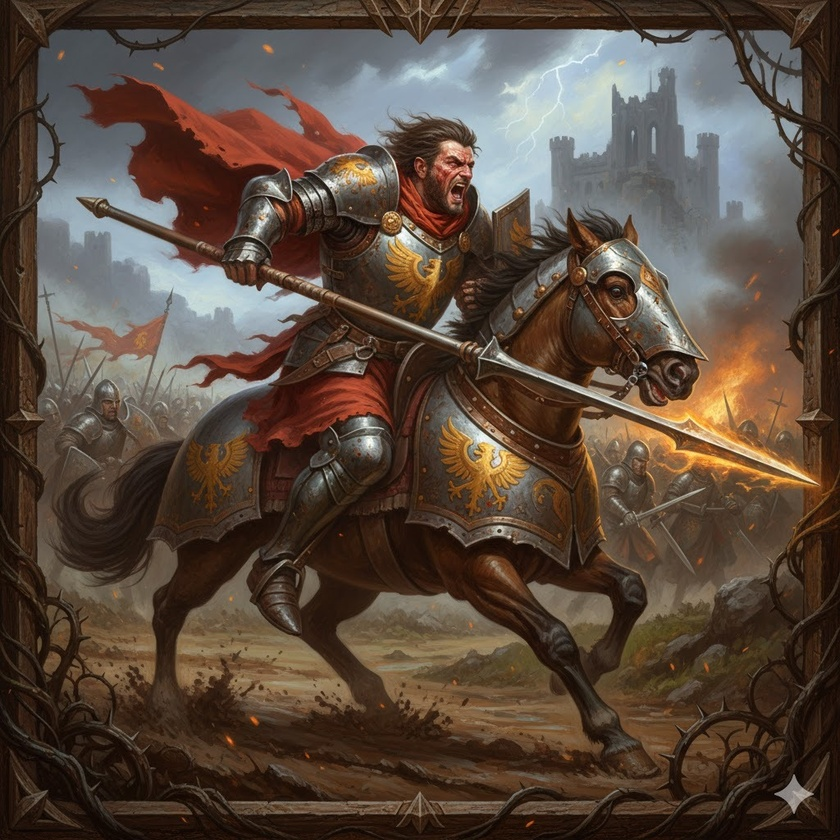
#> input picture public/images/abilities/backhand_strike.jpg, 840 x 840 px, shrunk from 1024 x 1024 before the run
$ python transparent_bg.py ../../../public/images/abilities/backhand_strike.jpg
#> lines starting #> are read from the running program, lines starting #| are printed output that depends on the picture; after the words box and inside, x2 and y2 are one past the last pixel; in counts of white or black regions, pixels touching at a corner belong together
#!/usr/bin/env python3
"""
Make white backgrounds transparent in images.

This script converts images with white backgrounds to PNG files with transparency.
It handles near-white pixels by using a threshold for better results.
Optionally fills non-transparent pixels with a solid color and smooths edges.
"""

import sys
import os
import argparse
from pathlib import Path

try:
    from PIL import Image, ImageFilter, ImageDraw
except ImportError:
    print("Installing required package: Pillow...")
    import subprocess
    subprocess.check_call([sys.executable, "-m", "pip", "install", "Pillow"])
    from PIL import Image, ImageFilter, ImageDraw


def parse_color(color_str: str) -> tuple:
    """Parse color string to RGB or RGBA tuple."""
    if color_str.startswith('#'):
        # Hex color - supports both RGB (#RRGGBB) and RGBA (#RRGGBBAA)
        color_str = color_str.lstrip('#')
        if len(color_str) == 6:
            # RGB
            return tuple(int(color_str[i:i+2], 16) for i in (0, 2, 4))
        elif len(color_str) == 8:
            # RGBA
            return tuple(int(color_str[i:i+2], 16) for i in (0, 2, 4, 6))
        else:
            raise ValueError(f"Invalid hex color length: #{color_str}")
    elif ',' in color_str:
        # RGB or RGBA format: "255,255,255" or "255,255,255,255"
        return tuple(int(x.strip()) for x in color_str.split(','))
    elif color_str.lower() == 'white':
        return (255, 255, 255)
    elif color_str.lower() == 'black':
        return (0, 0, 0)
    else:
        raise ValueError(f"Invalid color format: {color_str}")


def make_transparent(
    input_path: str,
    bg_color: str = "#FFFFFF",
    threshold: int = 30,
    fill_color: str = None,
    smooth_edges: int = 0,
    erode: int = 0
) -> str:
    """
    Convert background color to transparent in an image.
    Uses flood fill from edges to detect and remove background.

    Args:
        input_path: Path to the input image file
        bg_color: Background color to remove in hex format (e.g., "#FFFFFF", default: white)
        threshold: Color distance threshold for flood fill matching (0-255, default: 30)
        fill_color: Optional color to fill all non-transparent pixels (hex format or "white"/"black")
        smooth_edges: Kernel size for edge smoothing (0 = no smoothing, 2-5 recommended)
        erode: Number of erosion iterations to shrink the non-transparent area (0 = none, 1-3 recommended)

    Returns:
        Path to the output file

    Raises:
        FileNotFoundError: If input file doesn't exist
        ValueError: If input file is not a valid image
    """
#> called with bg_color = '#FFFFFF', threshold = 30, smooth_edges = 0, erode = 0
    # Validate input file
    input_path = Path(input_path)
    if not input_path.exists():
        raise FileNotFoundError(f"Input file not found: {input_path}")

    # Parse background color
    bg_rgb = parse_color(bg_color)[:3]  # Get RGB only (alpha not needed for comparison)

    # Parse fill color if provided
    fill_rgba = None
    if fill_color:
        fill_parsed = parse_color(fill_color)
        if len(fill_parsed) == 3:
            # RGB only - default to fully opaque
            fill_rgba = (*fill_parsed, 255)
        else:
            # RGBA provided
            fill_rgba = fill_parsed

    try:
        # Open and convert to RGBA
        img = Image.open(input_path)
#> img is the input picture: PIL image 840x840 RGB; mean R, G, B 89.1, 73, 61
        img = img.convert("RGBA")
#> img: PIL image 840x840 RGBA
    except Exception as e:
        raise ValueError(f"Failed to open image: {e}")

    # Use Pillow's built-in floodfill from edges
    # Create a copy to work with
    img_copy = img.copy()
    width, height = img.size
#> width = 840; height = 840

    # Flood fill from all four corners
    corners = [(0, 0), (width - 1, 0), (0, height - 1), (width - 1, height - 1)]
#> corners = [(0, 0), (839, 0), (0, 839), (839, 839)]

    for x, y in corners:
        try:
            ImageDraw.floodfill(img_copy, (x, y), (0, 0, 0, 0), thresh=threshold)
        except:
            pass  # Skip if corner is not background
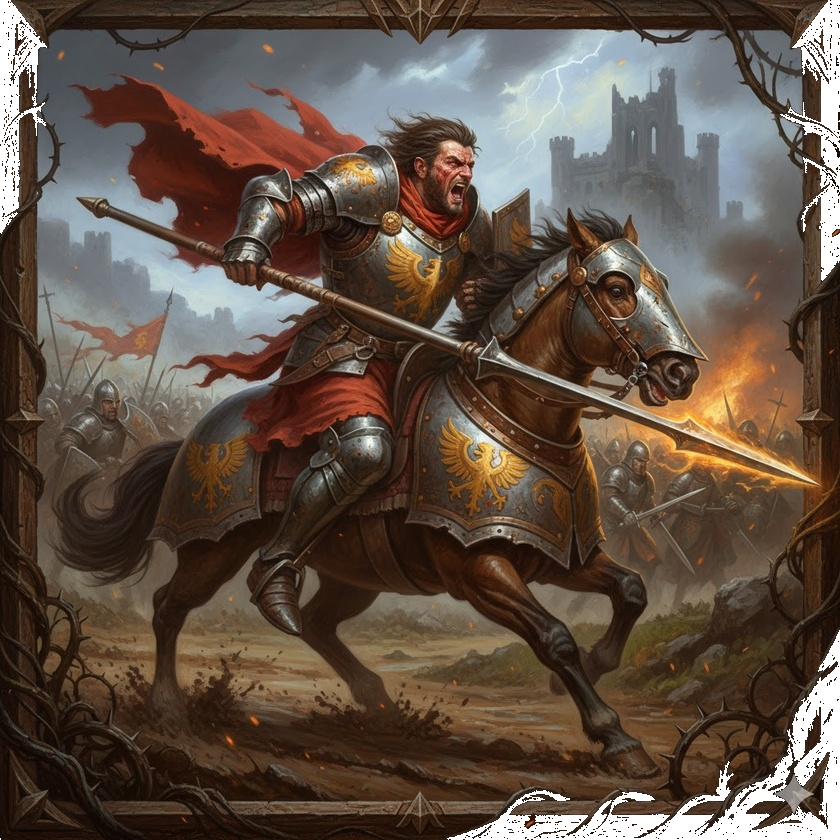
#> img_copy: PIL image 840x840 RGBA; mean R, G, B, A 87.9, 72.4, 60.6, 245.8; transparent parts drawn white

    # Extract alpha from flood filled image
    alpha = img_copy.split()[3]
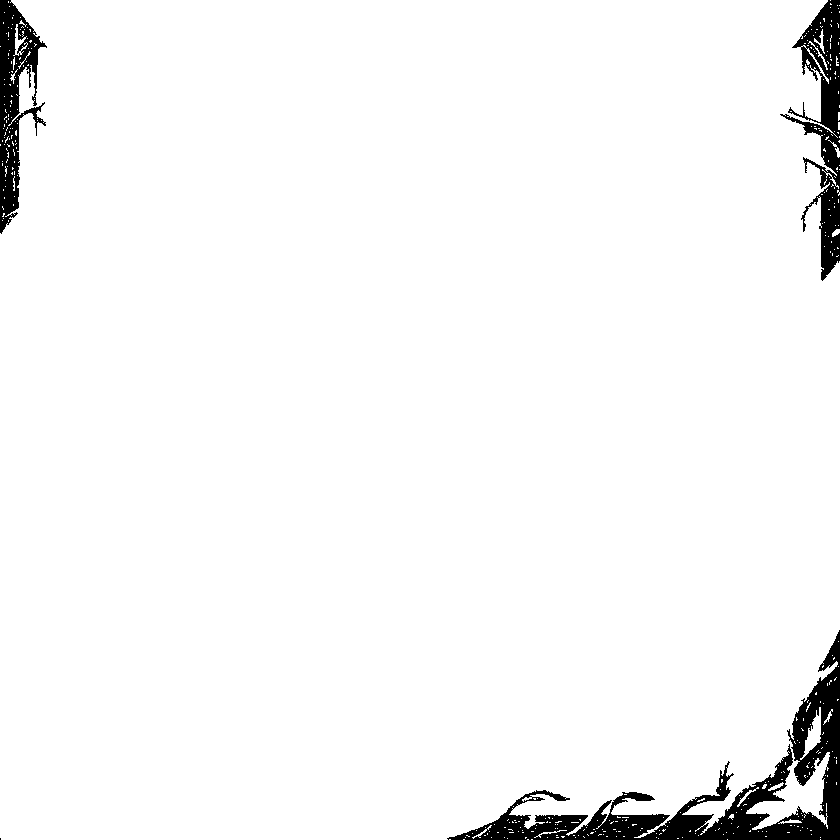
#> alpha: PIL image 840x840 L; 96.4% white; 4 black regions (1 under 20 px), largest, box (x1, y1, x2, y2) and area: (447, 630, 840, 840) 14882, (780, 0, 840, 281) 5864, (0, 0, 47, 234) 4823

    # Apply to original image with optional fill color
    if fill_rgba:
        data = img.getdata()
        alpha_data = alpha.getdata()
        new_data = []
        for i, item in enumerate(data):
            if alpha_data[i] > 0:  # Non-transparent in flood fill
                new_data.append(fill_rgba)
            else:
                new_data.append((0, 0, 0, 0))
        img.putdata(new_data)
    else:
        # Use the flood filled alpha channel
        img = img_copy

    # Extract alpha channel for processing
    alpha = img.split()[3]

    # Apply erosion if requested (shrinks the non-transparent area)
    if erode > 0:
        for _ in range(erode):
            alpha = alpha.filter(ImageFilter.MinFilter(3))

    # Apply edge smoothing if requested
    if smooth_edges > 0:
        # Apply Gaussian blur to alpha channel for smooth edges
        alpha = alpha.filter(ImageFilter.GaussianBlur(radius=smooth_edges))

    # Recombine channels with processed alpha
    r, g, b, _ = img.split()
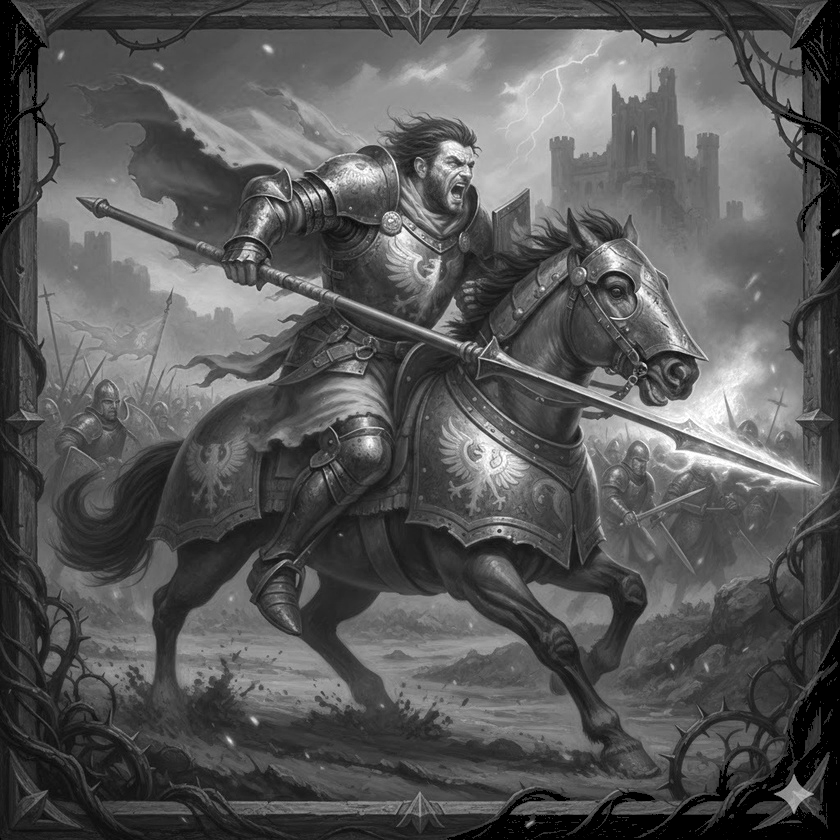
#> r: PIL image 840x840 L; min 0, max 255, mean 87.9
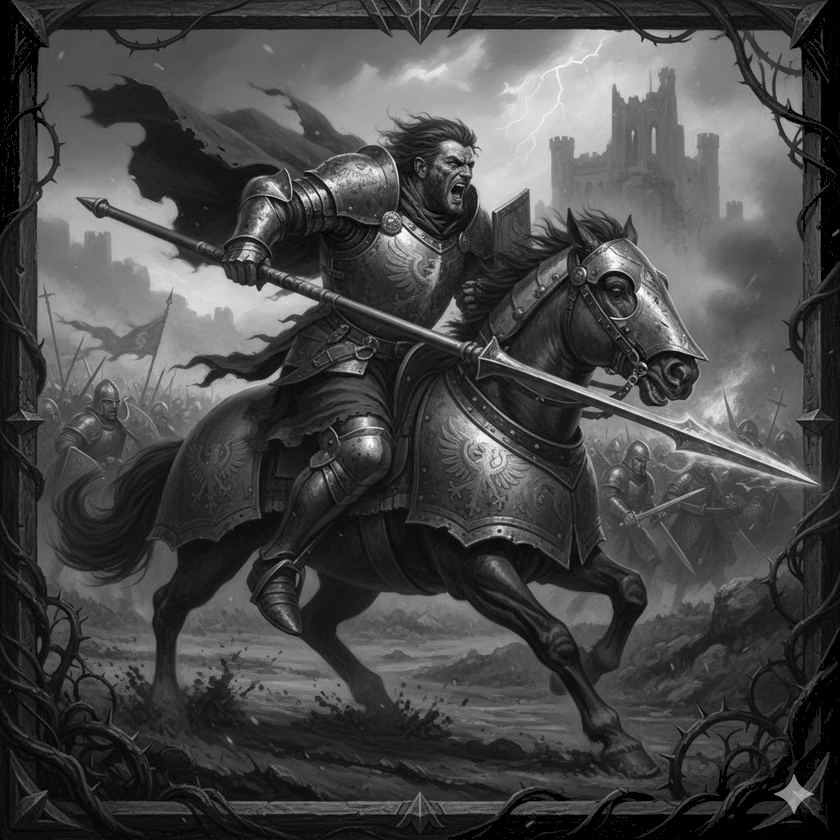
#> g: PIL image 840x840 L; min 0, max 255, mean 72.4
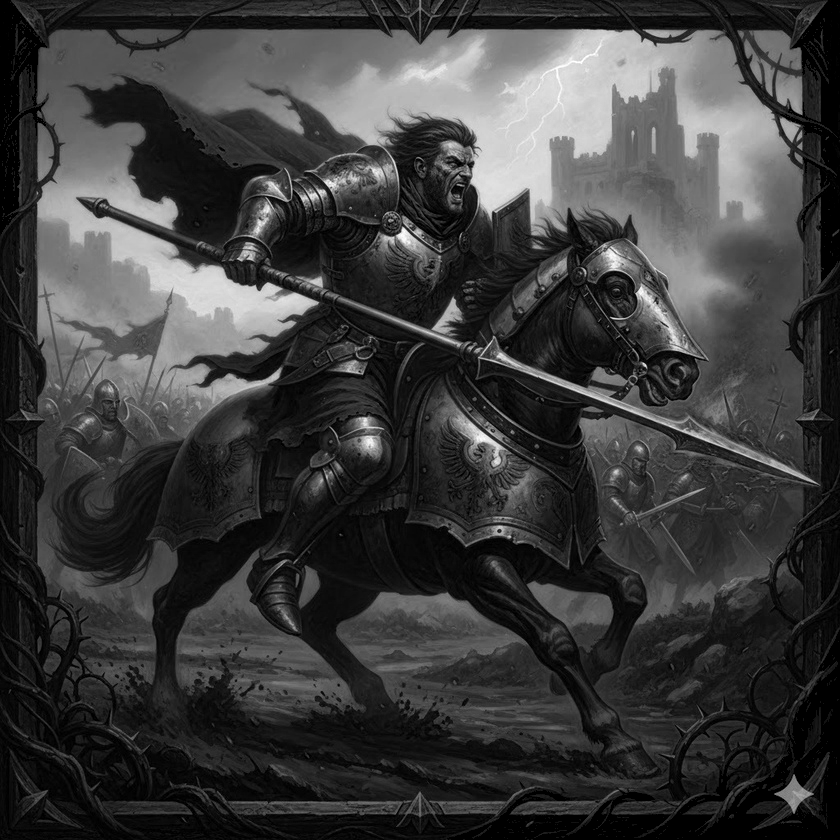
#> b: PIL image 840x840 L; min 0, max 255, mean 60.6
    img = Image.merge('RGBA', (r, g, b, alpha))

    # Generate output path
    output_path = input_path.parent / f"{input_path.stem}_transparent.png"

    # Save as PNG
    img.save(output_path, "PNG")

    return str(output_path)


def main():
    """Main entry point for the script."""
    parser = argparse.ArgumentParser(
        description='Make white backgrounds transparent in images',
        formatter_class=argparse.RawDescriptionHelpFormatter,
        epilog="""
Examples:
  # Basic usage - remove white background
  python transparent_bg.py image.jpg

  # Tighter tolerance for light-colored content
  python transparent_bg.py dragon.png --threshold 5 --erode 4 --smooth-edges 2

  # Remove blue background
  python transparent_bg.py image.jpg --bg-color "#0000FF" --threshold 10

  # Remove green screen
  python transparent_bg.py video.png --bg-color "#00FF00" --threshold 50

  # Fill foreground with white and smooth edges
  python transparent_bg.py icon.png --fill-color white --smooth-edges 2

  # Remove edge fringe with erosion
  python transparent_bg.py photo.jpg --threshold 10 --erode 3 --smooth-edges 2

  # Create watermark effect with semi-transparent fill
  python transparent_bg.py logo.png --fill-color "255,255,255,128" --threshold 5
        """
    )

    parser.add_argument('image_path', help='Path to the input image file')
    parser.add_argument(
        '-bg', '--bg-color',
        type=str,
        default='#FFFFFF',
        help='Background color to remove (e.g., "#FFFFFF", "white", "black", "#00FF00", default: #FFFFFF)'
    )
    parser.add_argument(
        '-t', '--threshold',
        type=int,
        default=30,
        help='Color distance threshold for background matching (0-255, default: 30)'
    )
    parser.add_argument(
        '-f', '--fill-color',
        type=str,
        help='Fill non-transparent pixels with this color (e.g., "white", "#FFFFFF", "255,255,255")'
    )
    parser.add_argument(
        '-s', '--smooth-edges',
        type=int,
        default=0,
        help='Edge smoothing kernel size (0 = no smoothing, 2-5 recommended, default: 0)'
    )
    parser.add_argument(
        '-e', '--erode',
        type=int,
        default=0,
        help='Shrink non-transparent area by N iterations (0 = none, 1-3 recommended, default: 0)'
    )

    args = parser.parse_args()

    try:
        output_path = make_transparent(
            args.image_path,
            bg_color=args.bg_color,
            threshold=args.threshold,
            fill_color=args.fill_color,
            smooth_edges=args.smooth_edges,
            erode=args.erode
        )
        print(f"✓ Success! Transparent image saved to: {output_path}")
    except Exception as e:
        print(f"✗ Error: {e}", file=sys.stderr)
        sys.exit(1)


if __name__ == "__main__":
    main()

$ run again, on public/images/abilities/bouncing_arrow.jpg
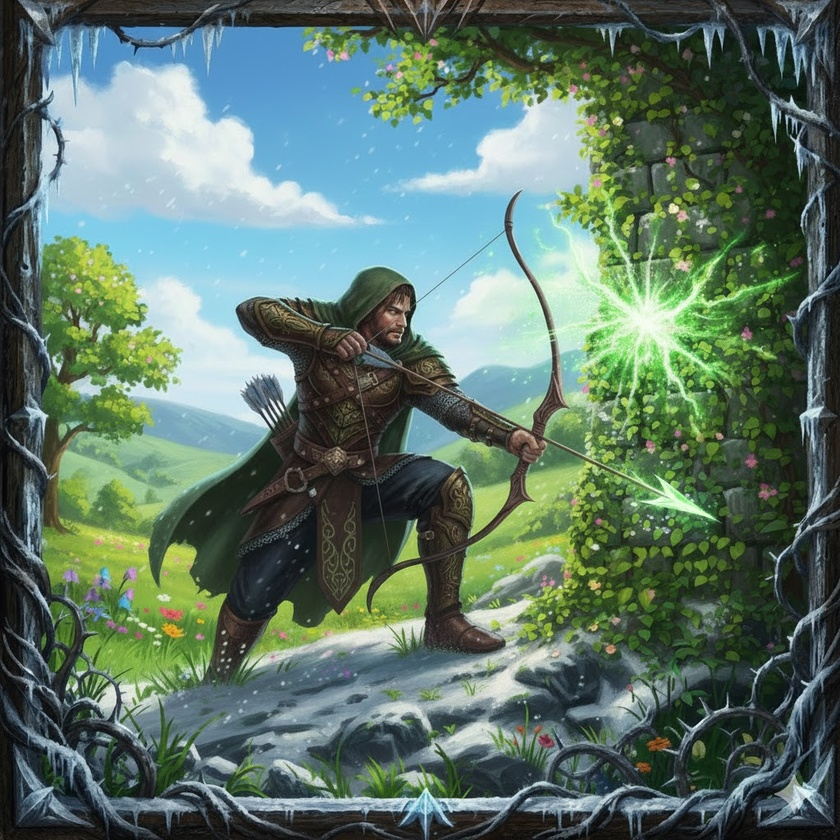
#> input picture public/images/abilities/bouncing_arrow.jpg, 840 x 840 px, shrunk from 1024 x 1024 before the run
#> in make_transparent, img is the input picture: PIL image 840x840 RGB; mean R, G, B 94.8, 118.7, 105.7
#> img: PIL image 840x840 RGBA
#> in make_transparent, `alpha = img_copy.split()[3]`:
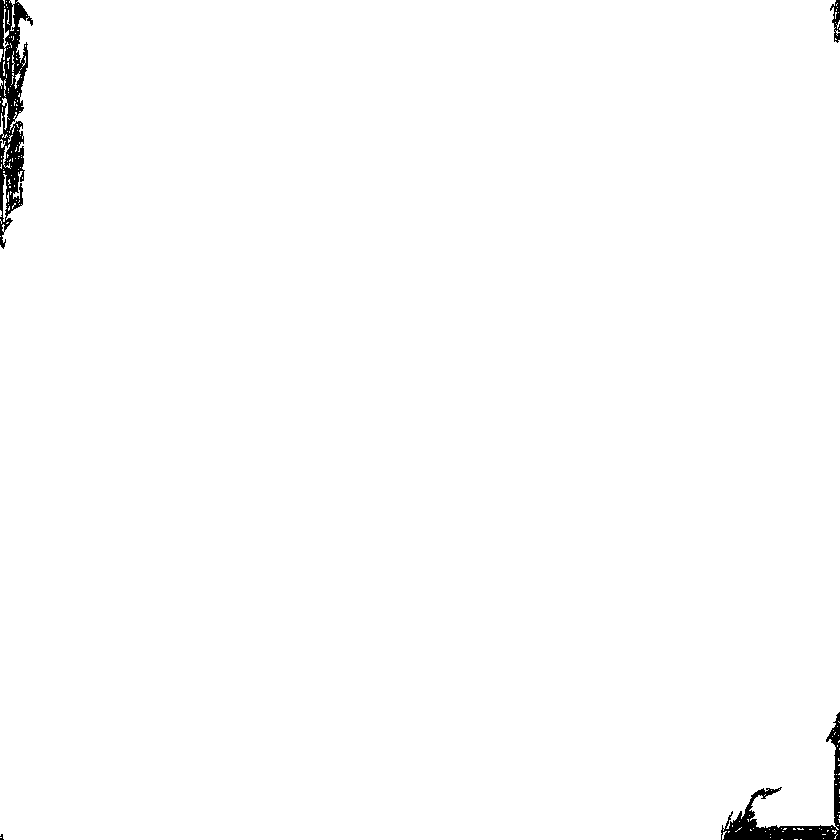
#> alpha: PIL image 840x840 L; 99% white; 4 black regions (1 under 20 px), largest, box (x1, y1, x2, y2) and area: (0, 0, 33, 249) 3833, (721, 712, 840, 840) 2665, (830, 0, 840, 43) 214
#> in make_transparent, `r, g, b, _ = img.split()`:
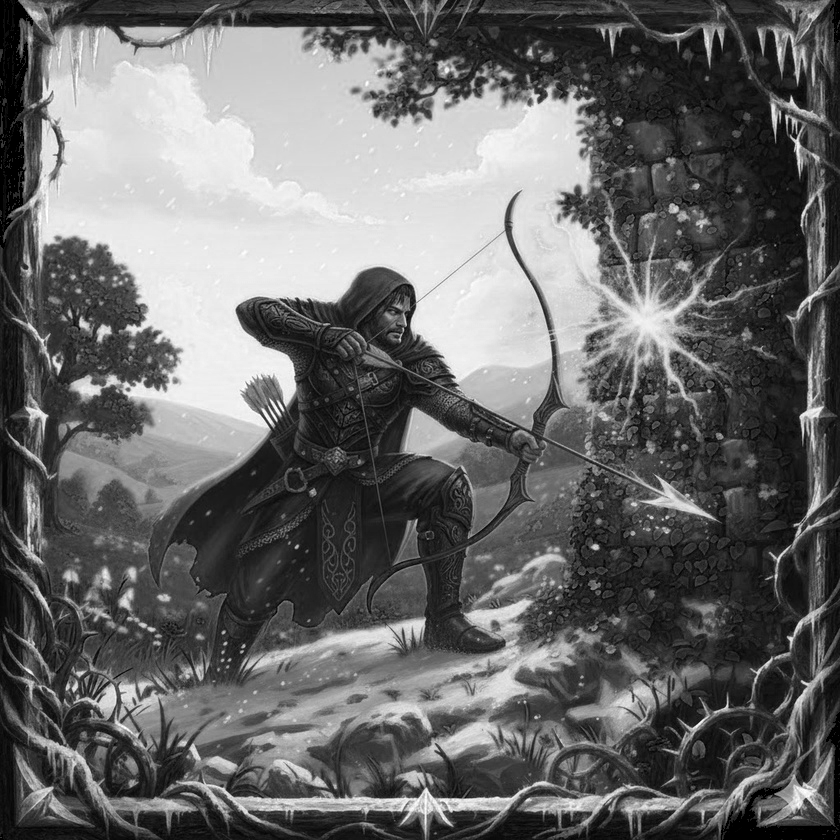
#> b: PIL image 840x840 L; min 0, max 255, mean 105.5
